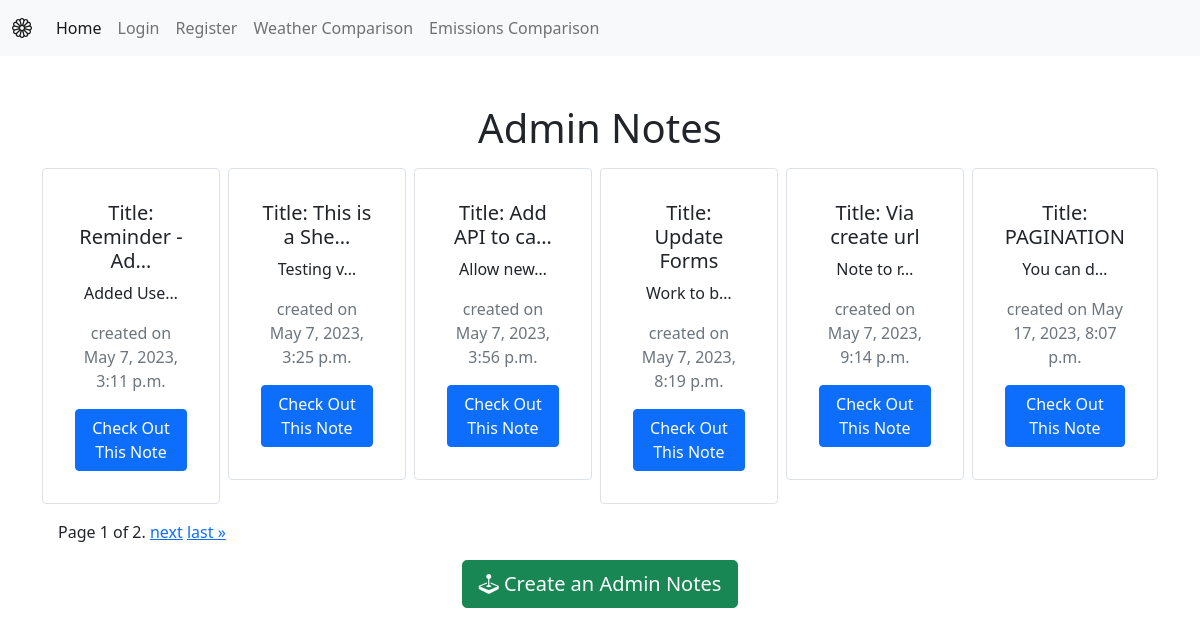
Page /internal/notes/ on the committed database.
### notes/models.py (models this page shows)
class Notes(models.Model):
    title = models.CharField(max_length=200)
    content = models.TextField()
    created_at = models.DateTimeField(auto_now_add=True) # auto_now_add=True -> auto set date and time when note is created

### notes/views.py (the view)
# urls.py: path("notes/", views.notes_list, name="notes_list"), # name can be used to refer to this url in templates via <a href="{% url 'notes_list' %}">Notes</a>
def notes_list(request):
    all_notes = Notes.objects.all() # get all notes from db
    paginator = Paginator(all_notes, 6) # split notes into pages of 4
    try:
        page_number = request.GET.get("page")
        page_obj = paginator.get_page(page_number)
        return render(request, 'notes/notes_list.html', {"page_obj": page_obj}) # return request, template, context
    except EmptyPage:
        page_obj = paginator.get_page(paginator.num_pages)
        return render(request, 'notes/notes_list.html', {"page_obj": page_obj})
    except PageNotAnInteger:
        page_obj = paginator.get_page(1)
        return render(request, 'notes/notes_list.html', {"page_obj": page_obj})

### notes/templates/notes/notes_list.html (shortened to what this page needs)
{% extends "base.html" %}
{% block content %}
<h1 class="m-3"> Admin Notes</h1>
<div class="card-group row row-cols3 g-2">
{% for note in page_obj %}
    <div class="col">
        <div class="p-3 border card">
            <div class="card-body">
                <h5 class="card-title">Title: {{ note.title|truncatechars:14 }}</h5>
                <p class="card-text">{{ note.content|truncatechars:10 }}</p>
                <p class="text-muted">created on {{ note.created_at }} </p>
                <a href="{% url 'notes_list' %}{{note.id}}" type="button" class="btn btn-primary">Check Out This Note</a>
            </div>
        </div>
    </div>
{% endfor %}
</div>
<div class="pagination m-3">
    <span class="step-links">
        <span class="current">
            Page {{ page_obj.number }} of {{ page_obj.paginator.num_pages }}.
        </span>
        {% if page_obj.has_next %}
            <a href="?page={{ page_obj.next_page_number }}">next</a>
            <a href="?page={{ page_obj.paginator.num_pages }}">last &raquo;</a>
        {% endif %}
    </span>
</div>
<a href="{% url 'notes_create' %}" type="button" class="btn btn-success btn-lg"><i class="bi bi-joystick"></i> Create an Admin Notes</a>
{% endblock %}

### rows in the picture
Notes: title "Reminder - Ad…", content "Added Use…", created_at "May 7, 2023, 3:11 p.m."
Notes: title "This is a She…", content "Testing v…", created_at "May 7, 2023, 3:25 p.m."
Notes: title "Add API to ca…", content "Allow new…", created_at "May 7, 2023, 3:56 p.m."
Notes: title "Update Forms", content "Work to b…", created_at "May 7, 2023, 8:19 p.m."
Notes: title "Via create url", content "Note to r…", created_at "May 7, 2023, 9:14 p.m."
Notes: title "PAGINATION", content "You can d…", created_at "May 17, 2023, 8:07 p.m."

### other values in the picture
{{ page_obj.number }} "1"
{{ page_obj.paginator.num_pages }} "2"
